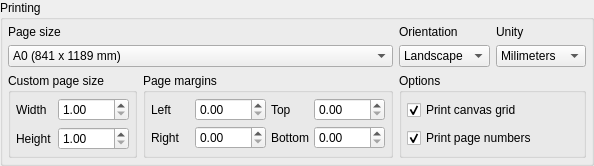
       <widget class="QGroupBox" name="printing_gb">
        <property name="sizePolicy">
         <sizepolicy hsizetype="Expanding" vsizetype="Preferred">
          <horstretch>0</horstretch>
          <verstretch>0</verstretch>
         </sizepolicy>
        </property>
        <property name="title">
         <string>Printing</string>
        </property>
        <layout class="QGridLayout" name="gridLayout_9">
         <property name="leftMargin">
          <number>5</number>
         </property>
         <property name="topMargin">
          <number>5</number>
         </property>
         <property name="rightMargin">
          <number>5</number>
         </property>
         <property name="bottomMargin">
          <number>5</number>
         </property>
         <item row="1" column="0">
          <layout class="QHBoxLayout" name="horizontalLayout">
           <item>
            <widget class="QGroupBox" name="custom_page_sz_grp">
             <property name="sizePolicy">
              <sizepolicy hsizetype="Fixed" vsizetype="Preferred">
               <horstretch>0</horstretch>
               <verstretch>0</verstretch>
              </sizepolicy>
             </property>
             <property name="title">
              <string>Custom page size</string>
             </property>
             <layout class="QGridLayout" name="gridLayout_3">
              <property name="leftMargin">
               <number>5</number>
              </property>
              <property name="topMargin">
               <number>5</number>
              </property>
              <property name="rightMargin">
               <number>5</number>
              </property>
              <property name="bottomMargin">
               <number>5</number>
              </property>
              <item row="0" column="0">
               <widget class="QLabel" name="width_lbl">
                <property name="sizePolicy">
                 <sizepolicy hsizetype="Fixed" vsizetype="Preferred">
                  <horstretch>0</horstretch>
                  <verstretch>0</verstretch>
                 </sizepolicy>
                </property>
                <property name="text">
                 <string>Width</string>
                </property>
               </widget>
              </item>
              <item row="0" column="1">
               <widget class="QDoubleSpinBox" name="width_spb">
                <property name="sizePolicy">
                 <sizepolicy hsizetype="Preferred" vsizetype="Fixed">
                  <horstretch>0</horstretch>
                  <verstretch>0</verstretch>
                 </sizepolicy>
                </property>
                <property name="minimum">
                 <double>1.000000000000000</double>
                </property>
                <property name="maximum">
                 <double>9999.989999999999782</double>
                </property>
               </widget>
              </item>
              <item row="1" column="0">
               <widget class="QLabel" name="height_lbl">
                <property name="sizePolicy">
                 <sizepolicy hsizetype="Fixed" vsizetype="Preferred">
                  <horstretch>0</horstretch>
                  <verstretch>0</verstretch>
                 </sizepolicy>
                </property>
                <property name="text">
                 <string>Height</string>
                </property>
               </widget>
              </item>
              <item row="1" column="1">
               <widget class="QDoubleSpinBox" name="height_spb">
                <property name="sizePolicy">
                 <sizepolicy hsizetype="Preferred" vsizetype="Fixed">
                  <horstretch>0</horstretch>
                  <verstretch>0</verstretch>
                 </sizepolicy>
                </property>
                <property name="minimum">
                 <double>1.000000000000000</double>
                </property>
                <property name="maximum">
                 <double>9999.989999999999782</double>
                </property>
               </widget>
              </item>
             </layout>
            </widget>
           </item>
           <item>
            <widget class="QGroupBox" name="page_margins_grp">
             <property name="title">
              <string>Page margins</string>
             </property>
             <layout class="QGridLayout" name="gridLayout">
              <property name="leftMargin">
               <number>5</number>
              </property>
              <property name="topMargin">
               <number>5</number>
              </property>
              <property name="rightMargin">
               <number>5</number>
              </property>
              <property name="bottomMargin">
               <number>5</number>
              </property>
              <property name="spacing">
               <number>5</number>
              </property>
              <item row="1" column="1">
               <widget class="QDoubleSpinBox" name="right_marg">
                <property name="sizePolicy">
                 <sizepolicy hsizetype="Preferred" vsizetype="Fixed">
                  <horstretch>0</horstretch>
                  <verstretch>0</verstretch>
                 </sizepolicy>
                </property>
                <property name="toolTip">
                 <string>Right margin</string>
                </property>
                <property name="maximum">
                 <double>5000.000000000000000</double>
                </property>
               </widget>
              </item>
              <item row="1" column="0">
               <widget class="QLabel" name="right_lbl">
                <property name="sizePolicy">
                 <sizepolicy hsizetype="Fixed" vsizetype="Preferred">
                  <horstretch>0</horstretch>
                  <verstretch>0</verstretch>
                 </sizepolicy>
                </property>
                <property name="minimumSize">
                 <size>
                  <width>39</width>
                  <height>0</height>
                 </size>
                </property>
                <property name="text">
                 <string>Right</string>
                </property>
               </widget>
              </item>
              <item row="1" column="2">
               <widget class="QLabel" name="bottom_lbl">
                <property name="sizePolicy">
                 <sizepolicy hsizetype="Fixed" vsizetype="Preferred">
                  <horstretch>0</horstretch>
                  <verstretch>0</verstretch>
                 </sizepolicy>
                </property>
                <property name="text">
                 <string>Bottom</string>
                </property>
               </widget>
              </item>
              <item row="0" column="2">
               <widget class="QLabel" name="top_lbl">
                <property name="sizePolicy">
                 <sizepolicy hsizetype="Fixed" vsizetype="Preferred">
                  <horstretch>0</horstretch>
                  <verstretch>0</verstretch>
                 </sizepolicy>
                </property>
                <property name="text">
                 <string>Top</string>
                </property>
               </widget>
              </item>
              <item row="1" column="3">
               <widget class="QDoubleSpinBox" name="bottom_marg">
                <property name="sizePolicy">
                 <sizepolicy hsizetype="Preferred" vsizetype="Fixed">
                  <horstretch>0</horstretch>
                  <verstretch>0</verstretch>
                 </sizepolicy>
                </property>
                <property name="toolTip">
                 <string>Bottom margin</string>
                </property>
                <property name="maximum">
                 <double>5000.000000000000000</double>
                </property>
               </widget>
              </item>
              <item row="0" column="0">
               <widget class="QLabel" name="left_lbl">
                <property name="sizePolicy">
                 <sizepolicy hsizetype="Fixed" vsizetype="Preferred">
                  <horstretch>0</horstretch>
                  <verstretch>0</verstretch>
                 </sizepolicy>
                </property>
                <property name="minimumSize">
                 <size>
                  <width>39</width>
                  <height>0</height>
                 </size>
                </property>
                <property name="text">
                 <string>Left</string>
                </property>
               </widget>
              </item>
              <item row="0" column="1">
               <widget class="QDoubleSpinBox" name="left_marg">
                <property name="sizePolicy">
                 <sizepolicy hsizetype="Preferred" vsizetype="Fixed">
                  <horstretch>0</horstretch>
                  <verstretch>0</verstretch>
                 </sizepolicy>
                </property>
                <property name="toolTip">
                 <string>Left margin</string>
                </property>
                <property name="maximum">
                 <double>5000.000000000000000</double>
                </property>
               </widget>
              </item>
              <item row="0" column="3">
               <widget class="QDoubleSpinBox" name="top_marg">
                <property name="sizePolicy">
                 <sizepolicy hsizetype="Preferred" vsizetype="Fixed">
                  <horstretch>0</horstretch>
                  <verstretch>0</verstretch>
                 </sizepolicy>
                </property>
                <property name="toolTip">
                 <string>Top margin</string>
                </property>
                <property name="maximum">
                 <double>5000.000000000000000</double>
                </property>
               </widget>
              </item>
             </layout>
            </widget>
           </item>
          </layout>
         </item>
         <item row="1" column="1" colspan="2">
          <widget class="QGroupBox" name="options_gb">
           <property name="sizePolicy">
            <sizepolicy hsizetype="Preferred" vsizetype="Preferred">
             <horstretch>0</horstretch>
             <verstretch>0</verstretch>
            </sizepolicy>
           </property>
           <property name="title">
            <string>Options</string>
           </property>
           <layout class="QVBoxLayout" name="verticalLayout_9">
            <property name="leftMargin">
             <number>5</number>
            </property>
            <property name="topMargin">
             <number>5</number>
            </property>
            <property name="rightMargin">
             <number>5</number>
            </property>
            <property name="bottomMargin">
             <number>5</number>
            </property>
            <item>
             <widget class="QCheckBox" name="print_grid_chk">
              <property name="sizePolicy">
               <sizepolicy hsizetype="Fixed" vsizetype="Fixed">
                <horstretch>0</horstretch>
                <verstretch>0</verstretch>
               </sizepolicy>
              </property>
              <property name="text">
               <string>Print canvas grid</string>
              </property>
              <property name="checked">
               <bool>true</bool>
              </property>
             </widget>
            </item>
            <item>
             <widget class="QCheckBox" name="print_pg_num_chk">
              <property name="sizePolicy">
               <sizepolicy hsizetype="Expanding" vsizetype="Fixed">
                <horstretch>0</horstretch>
                <verstretch>0</verstretch>
               </sizepolicy>
              </property>
              <property name="text">
               <string>Print page numbers</string>
              </property>
              <property name="checked">
               <bool>true</bool>
              </property>
             </widget>
            </item>
           </layout>
          </widget>
         </item>
         <item row="0" column="2">
          <layout class="QVBoxLayout" name="verticalLayout_7">
           <item>
            <widget class="QLabel" name="label">
             <property name="sizePolicy">
              <sizepolicy hsizetype="Fixed" vsizetype="Preferred">
               <horstretch>0</horstretch>
               <verstretch>0</verstretch>
              </sizepolicy>
             </property>
             <property name="text">
              <string>Unity</string>
             </property>
            </widget>
           </item>
           <item>
            <widget class="QComboBox" name="unity_cmb">
             <property name="sizePolicy">
              <sizepolicy hsizetype="Fixed" vsizetype="Fixed">
               <horstretch>0</horstretch>
               <verstretch>0</verstretch>
              </sizepolicy>
             </property>
             <property name="currentIndex">
              <number>0</number>
             </property>
             <property name="iconSize">
              <size>
               <width>28</width>
               <height>28</height>
              </size>
             </property>
             <item>
              <property name="text">
               <string>Milimeters</string>
              </property>
             </item>
             <item>
              <property name="text">
               <string>Pixels</string>
              </property>
             </item>
             <item>
              <property name="text">
               <string>Inches</string>
              </property>
             </item>
             <item>
              <property name="text">
               <string>Centimeter</string>
              </property>
             </item>
            </widget>
           </item>
          </layout>
         </item>
         <item row="0" column="0">
          <layout class="QVBoxLayout" name="verticalLayout_3">
           <item>
            <widget class="QLabel" name="paper_lbl">
             <property name="sizePolicy">
              <sizepolicy hsizetype="Fixed" vsizetype="Preferred">
               <horstretch>0</horstretch>
               <verstretch>0</verstretch>
              </sizepolicy>
             </property>
             <property name="text">
              <string>Page size</string>
             </property>
            </widget>
           </item>
           <item>
            <layout class="QHBoxLayout" name="horizontalLayout_5">
             <item>
              <widget class="QComboBox" name="paper_cmb">
               <property name="sizePolicy">
                <sizepolicy hsizetype="Expanding" vsizetype="Fixed">
                 <horstretch>0</horstretch>
                 <verstretch>0</verstretch>
                </sizepolicy>
               </property>
               <property name="maximumSize">
                <size>
                 <width>16777215</width>
                 <height>16777215</height>
                </size>
               </property>
               <property name="currentIndex">
                <number>0</number>
               </property>
               <property name="iconSize">
                <size>
                 <width>28</width>
                 <height>28</height>
                </size>
               </property>
               <item>
                <property name="text">
                 <string>A0 (841 x 1189 mm)</string>
                </property>
               </item>
               <item>
                <property name="text">
                 <string>A1 (594 x 841 mm)</string>
                </property>
               </item>
               <item>
                <property name="text">
                 <string>A2 (420 x 594 mm)</string>
                </property>
               </item>
               <item>
                <property name="text">
                 <string>A3 (297 x 420 mm)</string>
                </property>
               </item>
               <item>
                <property name="text">
                 <string>A4 (210 x 297 mm)</string>
                </property>
               </item>
               <item>
                <property name="text">
                 <string>A5 (148 x 210 mm)</string>
                </property>
               </item>
               <item>
                <property name="text">
                 <string>A6 (105 x 148 mm)</string>
                </property>
               </item>
               <item>
                <property name="text">
                 <string>A7 (74 x 105 mm)</string>
                </property>
               </item>
               <item>
                <property name="text">
                 <string>A8 (52 x 74 mm)</string>
                </property>
               </item>
               <item>
                <property name="text">
                 <string>A9 (37 x 52 mm)</string>
                </property>
               </item>
               <item>
                <property name="text">
                 <string>B0 (1030 x 1456 mm)</string>
                </property>
               </item>
               <item>
                <property name="text">
                 <string>B1 (728 x 1030 mm)</string>
                </property>
               </item>
               <item>
                <property name="text">
                 <string>B10 (32 x 45 mm)</string>
                </property>
               </item>
               <item>
                <property name="text">
                 <string>B2 (515 x 728 mm)</string>
                </property>
               </item>
               <item>
                <property name="text">
                 <string>B3 (364 x 515 mm)</string>
                </property>
               </item>
               <item>
                <property name="text">
                 <string>B4 (257 x 364 mm)</string>
                </property>
               </item>
               <item>
                <property name="text">
                 <string>B5 (182 x 257 mm)</string>
                </property>
               </item>
               <item>
                <property name="text">
                 <string>B6 (128 x 182 mm)</string>
                </property>
               </item>
               <item>
                <property name="text">
                 <string>B7 (91 x 128 mm)</string>
                </property>
               </item>
               <item>
                <property name="text">
                 <string>B8 (64 x 91 mm)</string>
                </property>
               </item>
               <item>
                <property name="text">
                 <string>B9 (45 x 64 mm)</string>
                </property>
               </item>
               <item>
                <property name="text">
                 <string>C5E (163 x 229 mm)</string>
                </property>
               </item>
               <item>
                <property name="text">
                 <string>Comm10E (105 x 241 mm)</string>
                </property>
               </item>
               <item>
                <property name="text">
                 <string>DLE (110 x 220 mm)</string>
                </property>
               </item>
               <item>
                <property name="text">
                 <string>Executive (191 x 254 mm)</string>
                </property>
               </item>
               <item>
                <property name="text">
                 <string>Folio (210 x 330 mm)</string>
                </property>
               </item>
               <item>
                <property name="text">
                 <string>Ledger (432 x 279 mm)</string>
                </property>
               </item>
               <item>
                <property name="text">
                 <string>Legal (216 x 356 mm)</string>
                </property>
               </item>
               <item>
                <property name="text">
                 <string>Letter (216 x 279 mm)</string>
                </property>
               </item>
               <item>
                <property name="text">
                 <string>Tabloid (279 x 432 mm)</string>
                </property>
               </item>
               <item>
                <property name="text">
                 <string>Custom</string>
                </property>
               </item>
              </widget>
             </item>
            </layout>
           </item>
          </layout>
         </item>
         <item row="0" column="1">
          <layout class="QVBoxLayout" name="verticalLayout_4">
           <item>
            <widget class="QLabel" name="orientation_lbl">
             <property name="sizePolicy">
              <sizepolicy hsizetype="Fixed" vsizetype="Preferred">
               <horstretch>0</horstretch>
               <verstretch>0</verstretch>
              </sizepolicy>
             </property>
             <property name="text">
              <string>Orientation</string>
             </property>
            </widget>
           </item>
           <item>
            <widget class="QComboBox" name="orientation_cmb">
             <property name="sizePolicy">
              <sizepolicy hsizetype="Fixed" vsizetype="Fixed">
               <horstretch>0</horstretch>
               <verstretch>0</verstretch>
              </sizepolicy>
             </property>
             <item>
              <property name="text">
               <string>Landscape</string>
              </property>
             </item>
             <item>
              <property name="text">
               <string>Portrait</string>
              </property>
             </item>
            </widget>
           </item>
          </layout>
         </item>
         <item row="2" column="0" colspan="3">
          <spacer name="printing_spc">
           <property name="orientation">
            <enum>Qt::Orientation::Vertical</enum>
           </property>
           <property name="sizeType">
            <enum>QSizePolicy::Policy::Ignored</enum>
           </property>
           <property name="sizeHint" stdset="0">
            <size>
             <width>20</width>
             <height>0</height>
            </size>
           </property>
          </spacer>
         </item>
        </layout>
       </widget>
